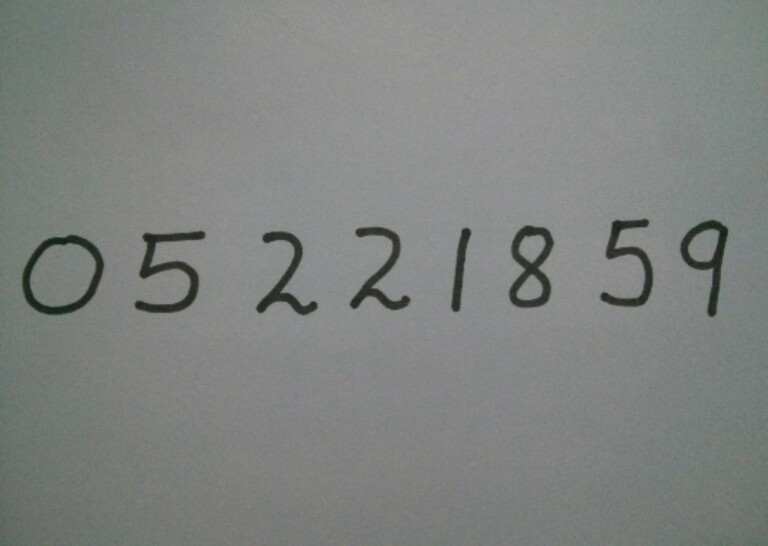
#> input picture digit-reco-1-in.jpg, 768 x 546 px
$ jupyter execute --allow-errors 9.ipynb
#> lines starting #> are read from the running program, lines starting #| are printed output that depends on the picture; after the words box and inside, x2 and y2 are one past the last pixel; in counts of white or black regions, pixels touching at a corner belong together
[cell 1]
import torch
import torch.nn as nn
import torch.nn.functional as F
import torch.optim as optim
import torchvision
import torchvision.transforms as tfs
import matplotlib.pyplot as plt
import numpy as np
import os
import cv2
import pandas as pd

[cell 2]
from torch.utils.data import DataLoader
from torchvision.datasets import MNIST

#> (the rest of this cell did not finish here and is left out)

#> (a cell that did not finish here is left out)

[cell 4]
class LeNet(nn.Module):
    def __init__(self):
        super(LeNet, self).__init__()
        # 1 input image channel, 6 output channels, 3x3 square conv kernel
        self.conv1 = nn.Conv2d(1, 6, 3)
        self.pool1 = nn.MaxPool2d(2)
        self.conv2 = nn.Conv2d(6, 16, 3)
        self.pool2 = nn.MaxPool2d(2)
        self.flatten = nn.Flatten()
        self.fc1 = nn.Linear(16*5*5, 120)
        self.fc2 = nn.Linear(120, 84)
        self.fc3 = nn.Linear(84, 10)
        self.activation = nn.ReLU()

    # [10 lines left out: function forward, not called in this run]

#> (a cell that did not finish here is left out)

[cell 6]
# [30 lines left out: function train, not called in this run]

#> (a cell that did not finish here is left out)

#> (a cell that did not finish here is left out)

#> (a cell that did not finish here is left out)

#> (a cell that did not finish here is left out)

[cell 11]
img = cv2.imread("digit-reco-1-in.jpg")
#> img is the input picture: shape (546, 768, 3); mean B, G, R 128.4, 130.8, 127.7
plt.imshow(img, cmap="gray")

[cell 12]
def preprocess(img):
    img = cv2.cvtColor(img, cv2.COLOR_BGR2GRAY)
    img = cv2.GaussianBlur(img, (7, 7), 0)
    img = cv2.adaptiveThreshold(img, 255, cv2.ADAPTIVE_THRESH_GAUSSIAN_C, cv2.THRESH_BINARY, 11, 2)
    img = cv2.bitwise_not(img, img)
    kernel = np.ones((5, 5), np.uint8)
    img = cv2.morphologyEx(img, cv2.MORPH_OPEN, kernel)
    img = cv2.morphologyEx(img, cv2.MORPH_CLOSE, kernel)
    return img

[cell 13]
img = preprocess(img)
#> in preprocess, `img = cv2.adaptiveThreshold(img, 255, cv2.ADAPTIVE_THRESH_GAUSSIAN_C, ..`:
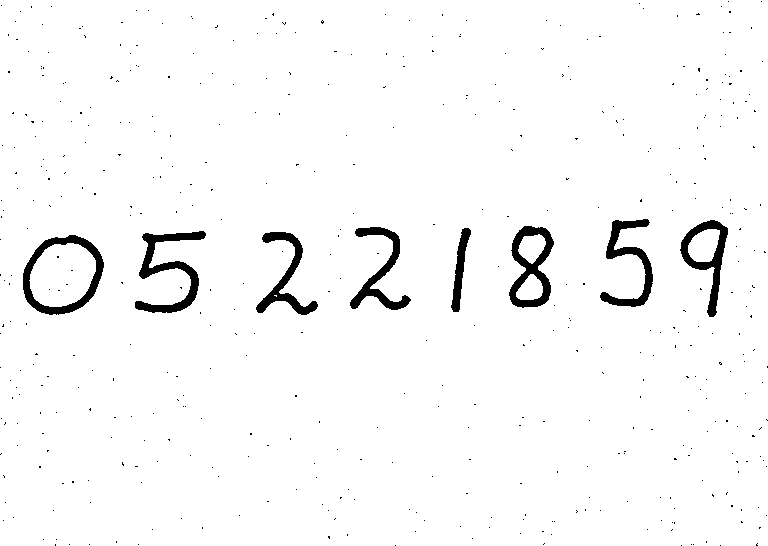
#> img: shape (546, 768); 97.2% white; 476 black regions (468 under 20 px), largest, box (x1, y1, x2, y2) and area: (135, 231, 206, 313) 1771, (23, 235, 104, 315) 1674, (509, 226, 554, 308) 1566
#> in preprocess, `img = cv2.morphologyEx(img, cv2.MORPH_OPEN, kernel)`:
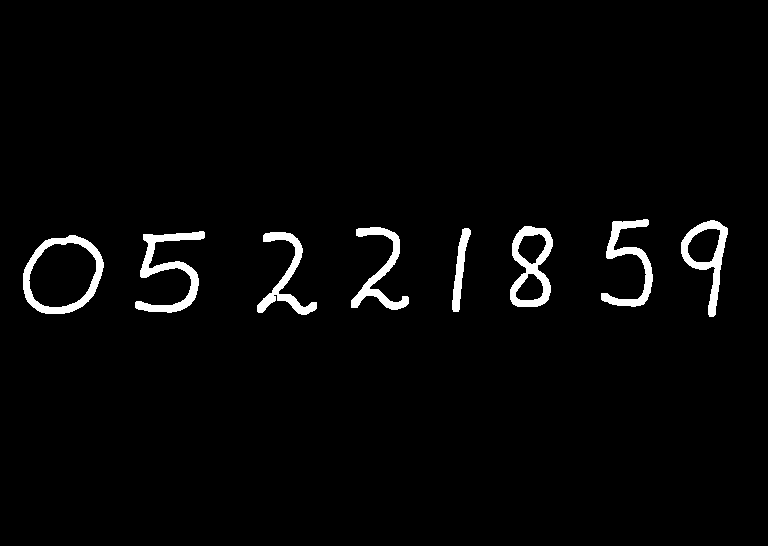
#> img: shape (546, 768); 2.6% white; 8 white regions, largest, box (x1, y1, x2, y2) and area: (135, 231, 205, 313) 1748, (23, 235, 104, 314) 1665, (510, 226, 553, 307) 1541
#> in preprocess, `img = cv2.morphologyEx(img, cv2.MORPH_CLOSE, kernel)`: img: shape (546, 768); 2.6% white; 8 white regions
plt.imshow(img, cmap="gray")

[cell 14]
def get_bounding_boxes(img):
    contours, _ = cv2.findContours(img, cv2.RETR_EXTERNAL, cv2.CHAIN_APPROX_SIMPLE)
    bounding_boxes = []
    for contour in contours:
        x, y, w, h = cv2.boundingRect(contour)
        bounding_boxes.append((x, y, w, h))

    bounding_boxes = sorted(bounding_boxes, key=lambda x: x[0])
    return bounding_boxes

def draw_bounding_boxes(img, bounding_boxes):
    for x, y, w, h in bounding_boxes:
        cv2.rectangle(img, (x, y), (x+w, y+h), (0, 255, 0), 2)
    return img

[cell 15]
bounding_boxes = get_bounding_boxes(img)
#> in get_bounding_boxes, `contours, _ = cv2.findContours(img, cv2.RETR_EXTERNAL, cv2.CHAIN_APPRO..`: contours = 8 contours; box (x1, y1, x2, y2) and area: (23, 235, 104, 314) 4845, (510, 226, 553, 307) 2485, (681, 220, 728, 317) 2030, (135, 231, 205, 313) 1548, (601, 219, 653, 307) 1228, (351, 227, 409, 310) 1172, (257, 232, 317, 315) 1146, (452, 228, 471, 312) 573
#> the loop in get_bounding_boxes, `for contour in contours:` made 8 passes
#> (x, y, w, h) on passes 1 to 8: (23, 235, 81, 79), (257, 232, 60, 83), (135, 231, 70, 82), (452, 228, 19, 84), (351, 227, 58, 83), (510, 226, 43, 81), (681, 220, 47, 97), (601, 219, 52, 88)
#> after the loop in get_bounding_boxes, `for contour in contours:`: bounding_boxes = [(23, 235, 81, 79), (257, 232, 60, 83), (135, 231, 70, 82), (452, 228, 19, 84), (351, 227, 58, 83), (510, 226, 43, 81), (681, 220, 47, 97), (601, 219, 52, 88)]
#> in get_bounding_boxes, `bounding_boxes = sorted(bounding_boxes, key=lambda x: x[0])`: bounding_boxes = [(23, 235, 81, 79), (135, 231, 70, 82), (257, 232, 60, 83), (351, 227, 58, 83), (452, 228, 19, 84), (510, 226, 43, 81), (601, 219, 52, 88), (681, 220, 47, 97)]
img_with_bbox = img.copy()
img_with_bbox = cv2.cvtColor(img_with_bbox, cv2.COLOR_GRAY2BGR)
#> img_with_bbox: shape (546, 768, 3); 2.6% white; 8 white regions, largest, box (x1, y1, x2, y2) and area: (135, 231, 205, 313) 1769, (23, 235, 104, 314) 1666, (510, 226, 553, 307) 1552
img_with_bbox = draw_bounding_boxes(img_with_bbox, bounding_boxes)
#> the loop in draw_bounding_boxes, `for x, y, w, h in bounding_boxes:` made 8 passes
#> after the loop in draw_bounding_boxes, `for x, y, w, h in bounding_boxes:`:
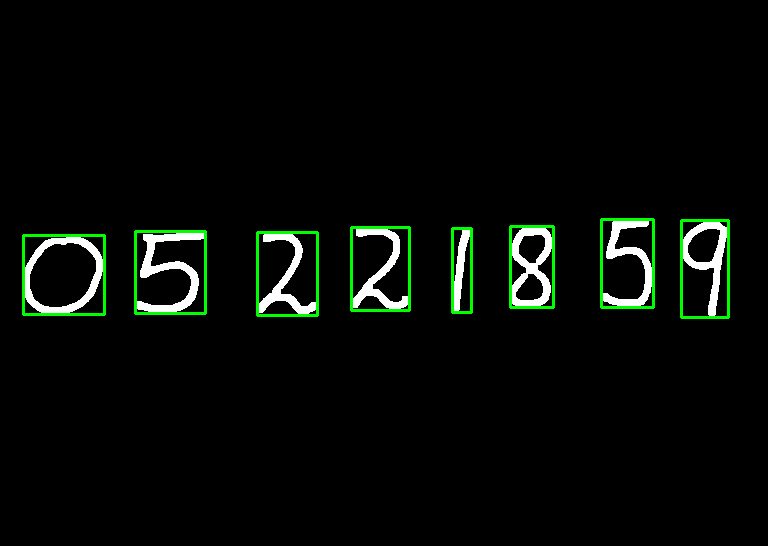
#> img: shape (546, 768, 3); mean B, G, R 6.4, 10.4, 6.4
plt.imshow(img_with_bbox)

[cell 16]
def extract_digits(img, bounding_boxes):
    digits = []
    for x, y, w, h in bounding_boxes:
        digit = img[y:y+h, x:x+w]
        if digit.shape[0] > digit.shape[1]:
            padding = (digit.shape[0] - digit.shape[1]) // 2
            digit = np.pad(digit, ((0, 0), (padding, padding)), "constant", constant_values=0)
        elif digit.shape[0] < digit.shape[1]:
            padding = (digit.shape[1] - digit.shape[0]) // 2
            digit = np.pad(digit, ((padding, padding), (0, 0)), "constant", constant_values=0)
        digit = np.pad(digit, 10, "constant", constant_values=0)
        digit = cv2.resize(digit, (28, 28))
        kernel = np.ones((2, 2), np.uint8)
        digit = cv2.dilate(digit, kernel, iterations=1)
        digit = digit / 255
        digits.append(digit)
    return digits

[cell 17]
digits = extract_digits(img, bounding_boxes)
#> the loop in extract_digits, `for x, y, w, h in bounding_boxes:` made 8 passes
#> (x, y, w, h, padding) on passes 1 to 8: (23, 235, 81, 79, 1), (135, 231, 70, 82, 6), (257, 232, 60, 83, 11), (351, 227, 58, 83, 12), (452, 228, 19, 84, 32), (510, 226, 43, 81, 19), (601, 219, 52, 88, 18), (681, 220, 47, 97, 25)
#> pass 1, in extract_digits, `digit = img[y:y+h, x:x+w]`:
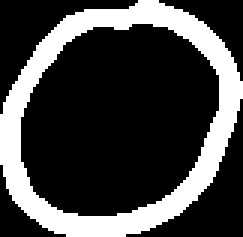
#> digit: shape (79, 81) (shown 3 times larger); 26% white; 1 white region, box (x1, y1, x2, y2) and area: (0, 0, 81, 79) 1666
#> after the loop in extract_digits, `for x, y, w, h in bounding_boxes:`:
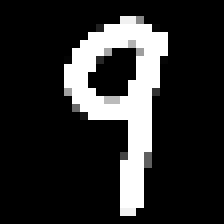
#> digit: shape (28, 28) float64 (shown 8 times larger); min 0, max 1, mean 0.169
#> after the loop in extract_digits, `for x, y, w, h in bounding_boxes:`: digits = 8 items; padding = 25
#> digits = 8 items
plt.figure(figsize=(10, 10))
for i, digit in enumerate(digits):
    plt.subplot(1, len(digits), i+1)
    plt.axis("off")
    plt.imshow(digit, cmap="gray")
#> this loop made 8 passes
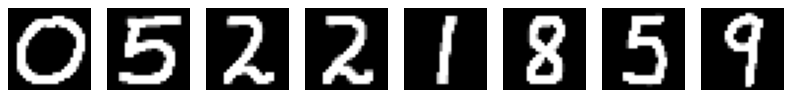
#> figure drawn by matplotlib, 8 panels

[cell 18]
# Define a function to predict digits
# [4 lines left out: function predict_digits, not called in this run]

#> (a cell that did not finish here is left out)

[cell 20]
# [5 lines left out: function draw_preds, not called in this run]

[cell 21]
img_with_preds = img.copy()
img_with_preds = cv2.cvtColor(img_with_preds, cv2.COLOR_GRAY2BGR)
#> (the rest of this cell did not finish here and is left out)

[cell 22]
# [11 lines left out: function regonize_digits, not called in this run]

[cell 23]
test = cv2.imread("test.png")
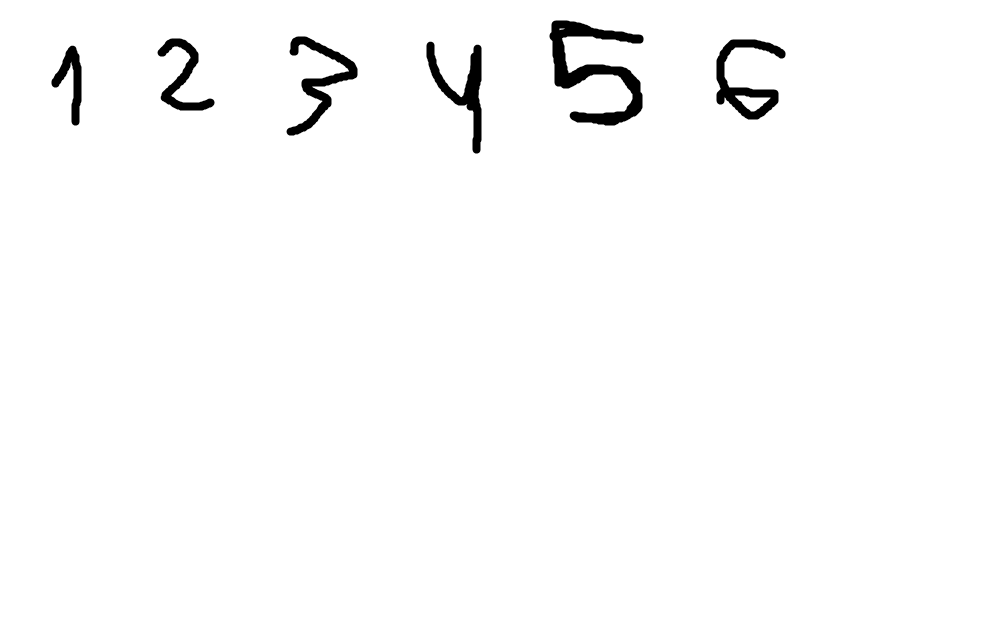
#> input picture test.png, 1008 x 630 px
#> test is the input picture: shape (630, 1008, 3); min 0, max 255, mean 250.5
plt.imshow(test)
plt.axis("off")
#> Out = (-0.5, 1007.5, 629.5, -0.5)

#> (a cell that did not finish here is left out)

[cell 25]
plt.figure(figsize=(10, 10))
for i, digit in enumerate(digits):
    plt.subplot(1, len(digits), i+1)
    plt.axis("off")
    plt.imshow(digit, cmap="gray")

[cell 26]
test = cv2.imread("test.png")
plt.imshow(test)
plt.axis("off")
#> Out = (-0.5, 1007.5, 629.5, -0.5)

#> (a cell that did not finish here is left out)

[cell 28]
plt.figure(figsize=(10, 10))
for i, digit in enumerate(digits):
    plt.subplot(1, len(digits), i+1)
    plt.axis("off")
    plt.imshow(digit, cmap="gray")

[cell 29]
# Define a function to return all bounding boxes of digits
def get_bounding_boxes(img):
    contours, _ = cv2.findContours(img, cv2.RETR_EXTERNAL, cv2.CHAIN_APPROX_SIMPLE)
    bounding_boxes = []
    for contour in contours:
        x, y, w, h = cv2.boundingRect(contour)
        bounding_boxes.append((x, y, w, h))

    # Sort bounding boxes from left to right
    bounding_boxes = sorted(bounding_boxes, key=lambda x: x[0])
    return bounding_boxes

def draw_bounding_boxes(img, bounding_boxes):
    for x, y, w, h in bounding_boxes:
        cv2.rectangle(img, (x, y), (x+w, y+h), (0, 255, 0), 2)
    return img

[cell 30]
bounding_boxes = get_bounding_boxes(img)
#> after the loop in get_bounding_boxes, `for contour in contours:`: bounding_boxes = [(23, 235, 81, 79), (257, 232, 60, 83), (135, 231, 70, 82), (452, 228, 19, 84), (351, 227, 58, 83), (510, 226, 43, 81), (681, 220, 47, 97), (601, 219, 52, 88)]
#> in get_bounding_boxes, `bounding_boxes = sorted(bounding_boxes, key=lambda x: x[0])`: bounding_boxes = [(23, 235, 81, 79), (135, 231, 70, 82), (257, 232, 60, 83), (351, 227, 58, 83), (452, 228, 19, 84), (510, 226, 43, 81), (601, 219, 52, 88), (681, 220, 47, 97)]
img_with_bbox = img.copy()
img_with_bbox = cv2.cvtColor(img_with_bbox, cv2.COLOR_GRAY2BGR)
img_with_bbox = draw_bounding_boxes(img_with_bbox, bounding_boxes)
plt.imshow(img_with_bbox)

[cell 31]
# Define a function to extract digits from image with padding
def extract_digits(img, bounding_boxes):
    digits = []
    for x, y, w, h in bounding_boxes:
        digit = img[y:y+h, x:x+w]
        if digit.shape[0] > digit.shape[1]:
            padding = (digit.shape[0] - digit.shape[1]) // 2
            digit = np.pad(digit, ((0, 0), (padding, padding)), "constant", constant_values=0)
        elif digit.shape[0] < digit.shape[1]:
            padding = (digit.shape[1] - digit.shape[0]) // 2
            digit = np.pad(digit, ((padding, padding), (0, 0)), "constant", constant_values=0)
        # Add additional padding
        digit = np.pad(digit, 10, "constant", constant_values=0)
        digit = cv2.resize(digit, (28, 28))
        # dialute image
        kernel = np.ones((2, 2), np.uint8)
        digit = cv2.dilate(digit, kernel, iterations=1)
        digit = digit / 255
        digits.append(digit)
    return digits

[cell 32]
digits = extract_digits(img, bounding_boxes)
#> the loop in extract_digits, `for x, y, w, h in bounding_boxes:` made 8 passes
#> pass 1, in extract_digits, `digit = cv2.dilate(digit, kernel, iterations=1)`:
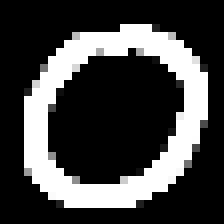
#> digit: shape (28, 28) (shown 8 times larger); min 0, max 255, mean 67.8
#> pass 2, in extract_digits, `digit = img[y:y+h, x:x+w]`:
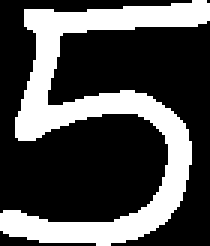
#> digit: shape (82, 70) (shown 3 times larger); 30.8% white; 1 white region, box (x1, y1, x2, y2) and area: (0, 0, 70, 82) 1769
#> pass 2, in extract_digits, `digit = np.pad(digit, ((0, 0), (padding, padding)), "constant", consta..`:
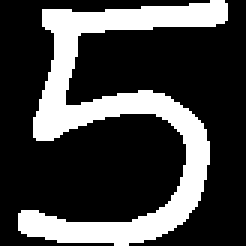
#> digit: shape (82, 82) (shown 3 times larger); 26.3% white; 1 white region, box (x1, y1, x2, y2) and area: (6, 0, 76, 82) 1769
#> after the loop in extract_digits, `for x, y, w, h in bounding_boxes:`: digits = 8 items; padding = 25
plt.figure(figsize=(10, 10))
for i, digit in enumerate(digits):
    plt.subplot(1, len(digits), i+1)
    plt.axis("off")
    plt.imshow(digit, cmap="gray")
